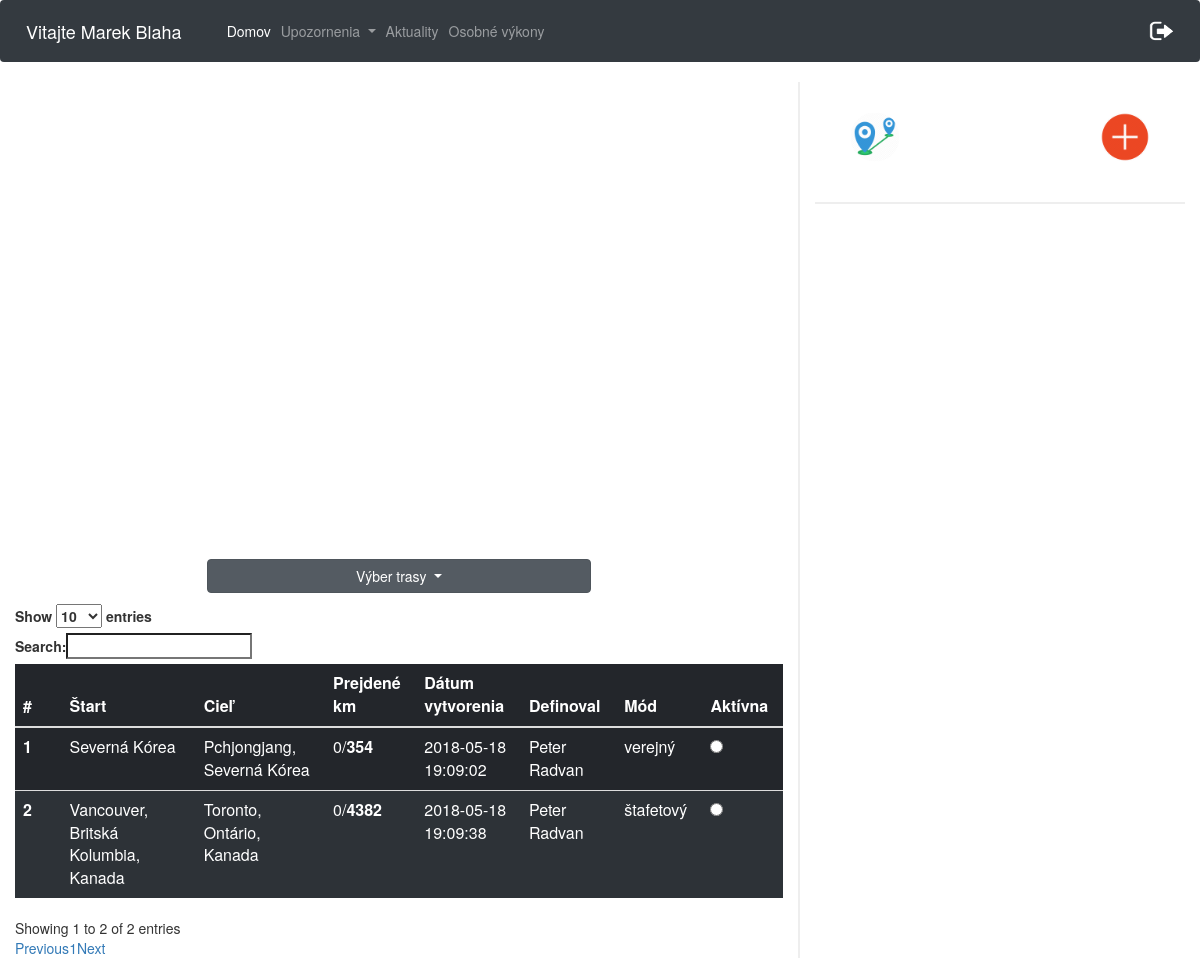
/cesty.php (signed in), run on an earlier commit of the app's database.
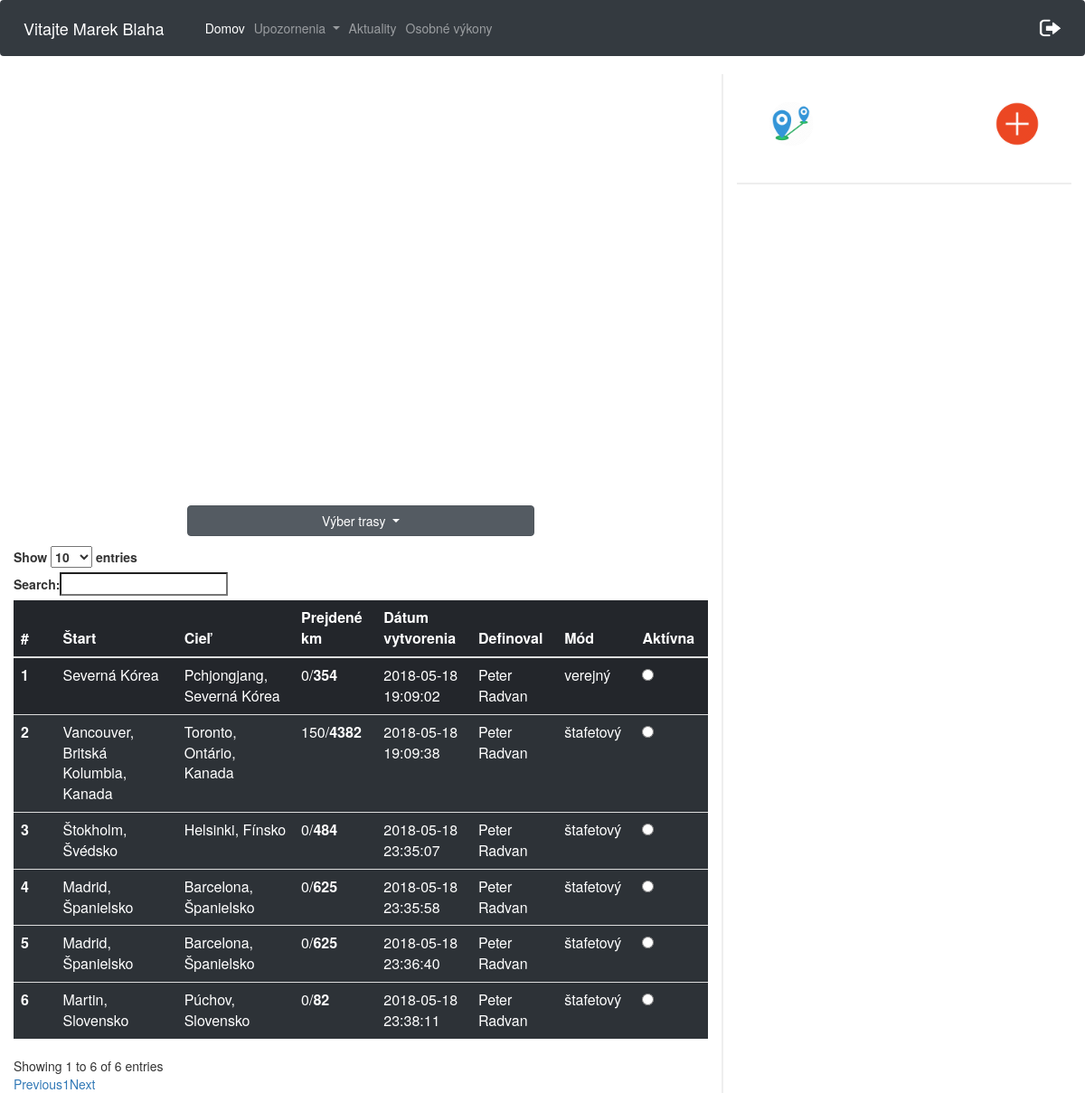
And on a later commit of the database.
### tables this page shows
CREATE TABLE `pouzivatelia` (
  `id` int(11) NOT NULL,
  `meno` varchar(20) NOT NULL,
  `priezvisko` varchar(20) NOT NULL,
  `email` varchar(40) NOT NULL,
  `heslo` varchar(60) NOT NULL,
  `stredna_skola` varchar(40) NOT NULL,
  `stredna_skola_adresa` varchar(60) NOT NULL,
  `ulica` varchar(40) NOT NULL,
  `psc` varchar(10) NOT NULL,
  `obec` varchar(40) NOT NULL,
  `rola` varchar(10) NOT NULL DEFAULT 'user',
  `odoberatel` tinyint(1) NOT NULL DEFAULT '0',
  `prve_prihlasenie` int(11) NOT NULL DEFAULT '0',
  `id_timu` int(11) DEFAULT NULL
);

CREATE TABLE `trasa_pouzivatel` (
  `id` int(11) NOT NULL,
  `id_pouzivatel` int(11) NOT NULL,
  `id_trasa` int(11) NOT NULL,
  `prejdene_km` int(11) NOT NULL,
  `aktivna_trasa` int(11) NOT NULL
);

CREATE TABLE `trasa` (
  `id` int(10) UNSIGNED NOT NULL,
  `start_nazov` varchar(50) NOT NULL,
  `start_lat` varchar(20) NOT NULL,
  `start_long` varchar(20) NOT NULL,
  `ciel_nazov` varchar(50) NOT NULL,
  `ciel_lat` varchar(20) NOT NULL,
  `ciel_long` varchar(20) NOT NULL,
  `celkove_km` double NOT NULL,
  `datum_vytvorenia` datetime NOT NULL,
  `mod_trasy` varchar(20) NOT NULL,
  `id_user` int(11) NOT NULL,
  `vytvoril` varchar(100) NOT NULL
);

### cesty.php (the view, shortened to what this page needs)
<html>
<head>
    <link rel="stylesheet" href="https://maxcdn.bootstrapcdn.com/bootstrap/4.0.0/css/bootstrap.min.css">
    <link rel="stylesheet" type="text/css" href="https://maxcdn.bootstrapcdn.com/bootstrap/3.3.7/css/bootstrap.min.css">
    <link rel="stylesheet" type="text/css" href="https://cdn.datatables.net/1.10.16/css/dataTables.bootstrap.min.css">
    <link rel="stylesheet" href="./css/cesty.css">
</head>
<body>
<nav class="navbar navbar-expand-lg  navbar-dark bg-dark">
        <span class="navbar-brand" >
            <?php
            $conn = new mysqli($servername, $username, $password, $dbname);
            $conn->set_charset("UTF8");
            $email= $_SESSION['email'];
            $query="SELECT meno, priezvisko from pouzivatelia WHERE email='$email'";
            $result = mysqli_query($conn,$query);
            while ($data = mysqli_fetch_array($result)){
                echo "Vitajte ".$data['meno']." ".$data['priezvisko'];
            }
            ?>
        </span>
    <div class="collapse navbar-collapse" id="navbarSupportedContent">
        <ul class="navbar-nav mr-auto">
            <li class="nav-item active">
                <a class="nav-link" href="cesty.php">Domov</a>
            </li>
            <li class="nav-item dropdown">
                <a class="nav-link dropdown-toggle" href="#" id="navbarDropdown" role="button" data-toggle="dropdown" aria-haspopup="true" aria-expanded="false">
                    Upozornenia
                </a>
            </li>
            <li class="nav-item">
                <a class="nav-link" href="aktuality.php">
                    Aktuality
                </a>
            </li>
            <li class="nav-item" id="osobneVykony" style="display: inline;">
                <a class="nav-link" href="osobneVykony.php">
                    Osobné výkony
                </a>
            </li>
        </ul>
        <ul class="nav navbar-nav navbar-right">
            <li><a href="aktuality.php?odhlasenie='1'"><img src="logOut.png" width="25px" height="20px"></a></li>
        </ul>
    </div>
</nav>
<div class="row">
    <div class="col-8 leftCol">
        <div id="myMap" style="height: 400px; width: 70%"></div>
        <div class="dropdown show " id="trasyId">
            <a class="btn btn-secondary dropdown-toggle" href="#" role="button" id="dropdownMenuLink" data-toggle="dropdown" aria-haspopup="true" aria-expanded="false">
                Výber trasy
            </a>
            <?php
            $conn = new mysqli($servername, $username, $password, $dbname);
            $conn->set_charset("UTF8");
            $idU = $_SESSION['id'];
            $sql = "SELECT trasa.id as tid, pouzivatelia.id, trasa.start_nazov, trasa.ciel_nazov, trasa_pouzivatel.prejdene_km, trasa.celkove_km, trasa.datum_vytvorenia, trasa_pouzivatel.aktivna_trasa, trasa.mod_trasy, trasa.vytvoril
                    FROM trasa_pouzivatel
                    INNER JOIN trasa ON trasa.id = trasa_pouzivatel.id_trasa
                    INNER JOIN pouzivatelia on pouzivatelia.id = trasa_pouzivatel.id_pouzivatel
                    WHERE trasa_pouzivatel.id_pouzivatel = $idU ORDER BY aktivna_trasa DESC";
            ?>
        </div>
        <table class="table table-dark" id="privatneTrasy">
            <thead>
            <tr>
                <th scope="col">#</th>
                <th scope="col">Štart</th>
                <th scope="col">Cieľ</th>
                <th scope="col">Prejdené km</th>
                <th scope="col">Dátum vytvorenia</th>
                <th scope="col">Definoval</th>
                <th scope="col">Mód</th>
                <th scope="col">Aktívna</th>
            </tr>
            </thead>
            <tbody>
            <?php
            $i = 1;
            if ($result = $conn->query($sql)) {
                while ($row = $result->fetch_object()) {
                    echo "<tr>";
                    echo "<th scope='row'>$i <span class='spanId' >$row->id</span><span class='spanTid' >$row->tid</span></th>";
                    echo "<td>$row->start_nazov</td>";
                    echo "<td>$row->ciel_nazov</td>";
                    echo "<td>$row->prejdene_km/<b>".round($row->celkove_km)."</b></td>";
                    echo "<td>$row->datum_vytvorenia</td>";
                    echo "<td>$row->vytvoril</td>";
                    echo "<td>$row->mod_trasy</td>";
                    if($row->aktivna_trasa > 0){
                        echo "<td><input onclick='check($i)' class='radio' type='radio' checked> </td>";
                    }
                    else{
                        echo "<td><input onclick='check($i)' class='radio' type='radio' ></td>";
                    }
                    echo "</tr>";
                    $i++;
                }
            }
            ?>
            </tbody>
        </table>
    </div>
    <div class="col-4 rightCol">
        <img src="img/add.png" id="privateBtn" class="addBtn" alt="add">
        <img src="img/distance.png" id="distanceBtn" class="addBtn" alt="add">
        <div class="progressDiv">
        </div>
        </div>
    </div>
</body>
</html>

What changed in the data, as far as the page shows it:
changed trasa_pouzivatel "Vancouver, Britská Kolumbia, Kanada": prejdene_km "0" → "150"
added trasa_pouzivatel: id_trasa.start_nazov "Štokholm, Švédsko", id_trasa.ciel_nazov "Helsinki, Fínsko", prejdene_km "0", id_trasa.celkove_km "484", id_trasa.datum_vytvorenia "2018-05-18 23:35:07", id_trasa.vytvoril "Peter Radvan", id_trasa.mod_trasy "štafetový"
added trasa_pouzivatel: id_trasa.start_nazov "Madrid, Španielsko", id_trasa.ciel_nazov "Barcelona, Španielsko", prejdene_km "0", id_trasa.celkove_km "625", id_trasa.datum_vytvorenia "2018-05-18 23:35:58", id_trasa.vytvoril "Peter Radvan", id_trasa.mod_trasy "štafetový"
added trasa_pouzivatel: id_trasa.start_nazov "Madrid, Španielsko", id_trasa.ciel_nazov "Barcelona, Španielsko", prejdene_km "0", id_trasa.celkove_km "625", id_trasa.datum_vytvorenia "2018-05-18 23:36:40", id_trasa.vytvoril "Peter Radvan", id_trasa.mod_trasy "štafetový"
added trasa_pouzivatel: id_trasa.start_nazov "Martin, Slovensko", id_trasa.ciel_nazov "Púchov, Slovensko", prejdene_km "0", id_trasa.celkove_km "82", id_trasa.datum_vytvorenia "2018-05-18 23:38:11", id_trasa.vytvoril "Peter Radvan", id_trasa.mod_trasy "štafetový"
Also different on the page:
text written by a page script: "Show entries Search: Showing 1 to 2 of 2 entries Previous 1 Next" → "Show entries Search: Showing 1 to 6 of 6 entries Previous 1 Next"
